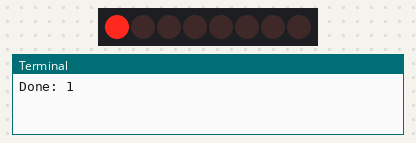
Recording of a program running on a simulated Raspberry Pi (BCM pin numbers). Parts: 8 shift-register outputs drawn as a row of LEDs (first output left, lit = HIGH), the last lines printed to the terminal.

Above: at 1.2 s.
At 3.1 s:
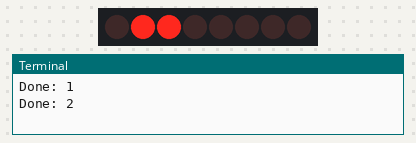
At 5.2 s:
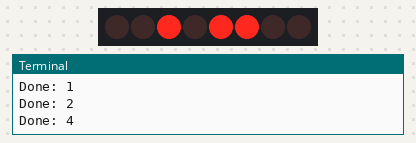
At 7.3 s:
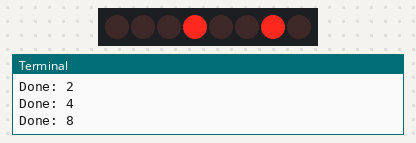
At 9.6 s:
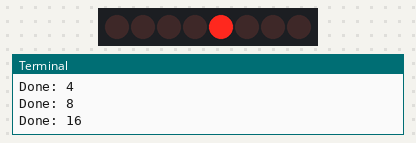
At 16.5 s:
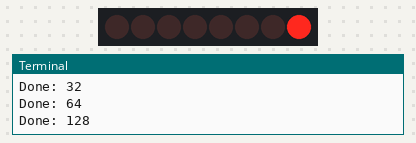
Timing chart, 0 to 19.8 s (numbered marks = the images above):
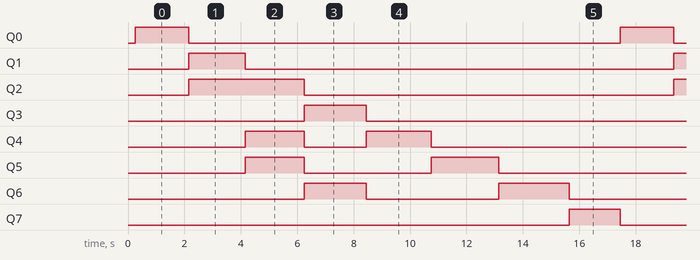

The program:

led8_shift.py
```python
import RPi.GPIO as IO         # calling for header file which helps us use GPIO’s of PI
import time                             # calling for time to provide delays in program

IO.setwarnings(False)

IO.setmode (IO.BCM)        # programming the GPIO by BCM pin numbers. (like PIN29 as‘GPIO5’)

data=16
clock=20
latch=21
reset=12

t=0.05

IO.setup(data,IO.OUT)            # initialize GPIO Pins as an output.
IO.setup(clock,IO.OUT)
IO.setup(latch,IO.OUT)
IO.setup(reset,IO.OUT)


while 1:                               # execute loop forever

    for no in [1, 2, 4, 8, 16, 32, 64, 128]:
        IO.output(reset, 0)
        time.sleep(t)
        IO.output(reset, 1)
        time.sleep(t)

        for y in [int(x) for x in bin(no)[2:]]:            # loop for counting up 8 times
            IO.output(data, y)            # pull up the data pin for every bit.
            time.sleep(t)            # wait for 100ms
            IO.output(clock,1)            # pull CLOCK pin high
            time.sleep(t)
            IO.output(clock,0)            # pull CLOCK pin down, to send a rising edge

        time.sleep(t)
        #IO.output(data,0)            # clear the DATA pin
        IO.output(latch,1)            # pull the SHIFT pin high to put the 8 bit data out parallel
        time.sleep(t)
        IO.output(latch,0)            # pull down the SHIFT pin

        print("Done: " + str(no))
        time.sleep(1.5)
```

Measured:
- by itself, Q0: alternates HIGH for 1.9 s and LOW for 15.3 s
- by itself, Q1: alternates HIGH for 2.0 s and LOW for 15.2 s
- by itself, Q2: alternates HIGH for 4.1 s and LOW for 13.1 s
- by itself, Q3: alternates HIGH for 2.2 s and LOW for 15.0 s
- by itself, Q4: LOW → HIGH at 4.2 s, → LOW 2.1 s later, → HIGH 2.2 s later, → LOW 2.3 s later, … (9 changes in this stretch)
- by itself, Q5: LOW → HIGH at 4.2 s, → LOW 2.1 s later, → HIGH 4.5 s later, → LOW 2.4 s later, … (9 changes in this stretch)
- by itself, Q6: LOW → HIGH at 6.3 s, → LOW 2.2 s later, → HIGH 4.7 s later, → LOW 2.5 s later, … (8 changes in this stretch)
- by itself, Q7: alternates HIGH for 1.8 s and LOW for 15.4 s
